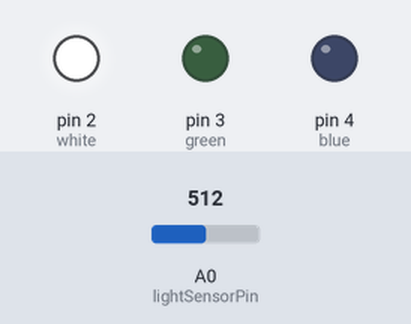
Bench run of a sketch on a simulated Arduino Uno, built with avr-gcc and run on an emulated ATmega328P. On the bench: output pins drawn as LEDs (lit = HIGH). Inputs (shaded band) come from the test bench; at power-on: A0 (lightSensorPin) = 512.

Above: at 1.2 s.
1.3 s: A0 (lightSensorPin) set to 108
4.3 s: A0 (lightSensorPin) set to 92
At 4.6 s:
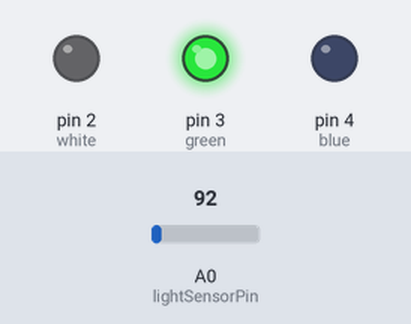
7.3 s: A0 (lightSensorPin) set to 54
10.3 s: A0 (lightSensorPin) set to 44
At 10.6 s:
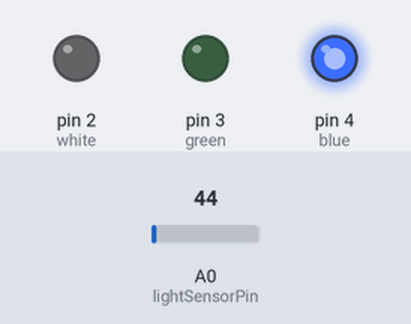
13.3 s: A0 (lightSensorPin) set to 60
At 13.6 s:
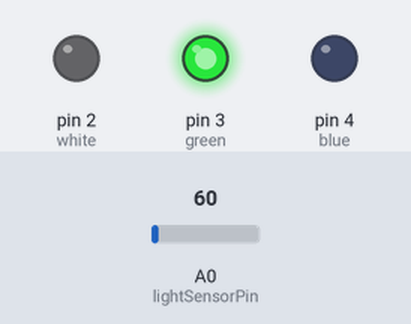
16.3 s: A0 (lightSensorPin) set to 40
At 16.61 s:
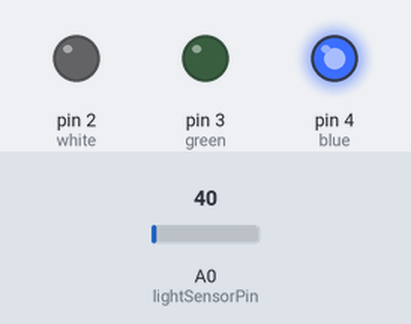
Timing chart, 0 to 19.3 s (numbered marks = the images above; inputs shaded):
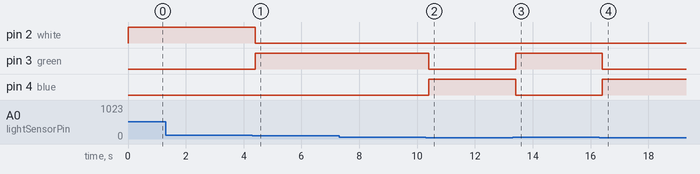

The sketch:

light_sensor_led.ino
```cpp
int blue = 4;   //blue led it connected to D4
int green = 3;
int white = 2;

int lightSensorPin = A0; //photoresistor
int analogValue = 0; //resistance value from photoresistor


void setup() {
  //set pins to outputs
  pinMode(blue, OUTPUT);
  pinMode(green, OUTPUT);
  pinMode(white, OUTPUT);

}

void loop() {
  analogValue = analogRead(lightSensorPin); //get the value from photoresistor
  if(analogValue < 50) //gets val and if val is low (val<50), the blue led will turn on indicating less light
  {
    digitalWrite(blue, HIGH);
  }
  else if(analogValue >= 50 && analogValue <=100)
  {
    digitalWrite(green, HIGH);
  }
  else
  {
    digitalWrite(white, HIGH);
  }
  delay(200);
  digitalWrite(blue, LOW);
  digitalWrite(green, LOW);
  digitalWrite(white, LOW);
  //loop will run and keep checking light levels
}
```

Measured:
- the behaviour switches between 101 and 100 on A0 (lightSensorPin) (found by bisection; images 0 and 1)
- the behaviour switches between 50 and 49 on A0 (lightSensorPin) (found by bisection; images 1 and 2)
- after the input at 4.3 s, pin 2 (white): HIGH → LOW after 0.10 s; pin 3 (green): LOW → HIGH after 0.10 s
- after the input at 10.3 s, pin 3 (green): HIGH → LOW after 0.11 s; pin 4 (blue): LOW → HIGH after 0.11 s
- after the input at 13.3 s, pin 3 (green): LOW → HIGH after 0.11 s; pin 4 (blue): HIGH → LOW after 0.11 s
- after the input at 16.3 s, pin 3 (green): HIGH → LOW after 0.11 s; pin 4 (blue): LOW → HIGH after 0.11 s
